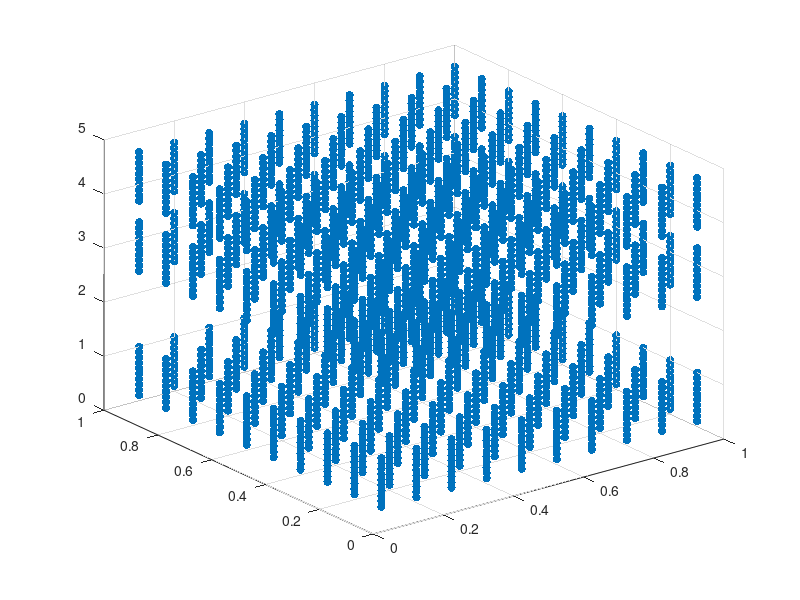

This figure's MATLAB source: (Note: this script raises an error after producing the figure.)
close all;
clear all;
A=zeros(1000,3);
for i=1:10
    for j=1:10
            for k=1:10
                A((i-1)*100+(j-1)*10+k,1) = i/10;
                A((i-1)*100+(j-1)*10+k,2) = j/10;
                A((i-1)*100+(j-1)*10+k,3)= k/10;
            end
    end
end

B=zeros(1000,3);
for i=1:10
    for j=1:10
        for k=1:10
            B((i-1)*100+(j-1)*10+k,1) = i/10;
            B((i-1)*100+(j-1)*10+k,2) = j/10;
            B((i-1)*100+(j-1)*10+k,3)=  k/10+2.3;
        end
    end
end
 
%2.3, 3.6

C=zeros(1000,3);
for i=1:10
    for j=1:10
        for k=1:10
            C((i-1)*100+(j-1)*10+k,1) = i/10;
            C((i-1)*100+(j-1)*10+k,2) = j/10;
            C((i-1)*100+(j-1)*10+k,3) = k/10+3.6;
        end
    end
end


 X=vertcat(A,B,C);
 figure; 
 scatter3(X(:,1),X(:,2),X(:,3),[],'filled');
 
 X=horzcat(X,zeros(3000,196));
 

 [Q,R] = qr(randn(199));
 X=X*Q;
 X=horzcat(X,zeros(3000,1));
 for i=1:3
     for j=1:1000
         X((i-1)*1000 + j,200) = i/10;
     end
 end

 
 
addpath(genpath('/Users/shukunzhang/Desktop/Research/annavlittle-llpd_code-5d8ee720b9f2/LLPD_SpectralClustering'));

 SetDefaultParameters 
 DenoisingOpts.Method='None';
 LLPDopts.KNN = 100; %Number of nearest neighbors in underlying graph
 SpectralOpts.SigmaScaling = 'Automatic';

 SpatialReg.UseReg = 1;
 SpatialReg.Width = 60;
 SpatialReg.Height = 50;
 SpatialReg.Sigma = 10000;
 
%  ComparisonOpts.RunEucSC = 1;
%  ComparisonOpts.EucSCSigmaScaling = 'Automatic'; 
% 
% 
% 
% 
  %GeneralScript_LLPD_SC
  %figure;
  %scatter3(X(:,1),X(:,2),X(:,3),[],Labels_EuclideanSC_FullData,'filled');
  %figure;
  %scatter3(X(:,1),X(:,2),X(:,3),[],Labels_LLPD_SC_FullData,'filled');
 % imagesc(reshape(Labels_LLPD_SC_FullData,50,50));
%
